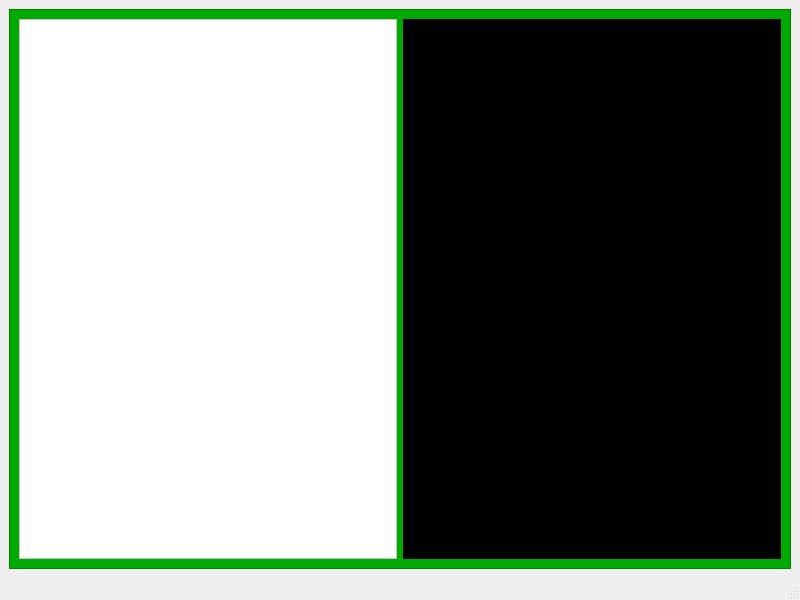
<?xml version="1.0" encoding="UTF-8"?>
<ui version="4.0">
 <class>MainWindow</class>
 <widget class="QMainWindow" name="MainWindow">
  <property name="geometry">
   <rect>
    <x>0</x>
    <y>0</y>
    <width>800</width>
    <height>600</height>
   </rect>
  </property>
  <property name="windowTitle">
   <string>MainWindow</string>
  </property>
  <widget class="QWidget" name="centralwidget">
   <layout class="QHBoxLayout" name="horizontalLayout">
    <item>
     <widget class="QFrame" name="frame">
      <property name="styleSheet">
       <string notr="true">background-color: rgb(0, 170, 0);</string>
      </property>
      <property name="frameShape">
       <enum>QFrame::StyledPanel</enum>
      </property>
      <property name="frameShadow">
       <enum>QFrame::Raised</enum>
      </property>
      <layout class="QHBoxLayout" name="horizontalLayout_2">
       <item>
        <widget class="QFrame" name="frame_2">
         <property name="styleSheet">
          <string notr="true">background-color: rgb(255, 255, 255);</string>
         </property>
         <property name="frameShape">
          <enum>QFrame::StyledPanel</enum>
         </property>
         <property name="frameShadow">
          <enum>QFrame::Raised</enum>
         </property>
         <layout class="QVBoxLayout" name="verticalLayout_3">
          <item>
           <layout class="QVBoxLayout" name="graf01"/>
          </item>
         </layout>
        </widget>
       </item>
       <item>
        <widget class="QFrame" name="frame_3">
         <property name="styleSheet">
          <string notr="true">background-color: rgb(0, 0, 0);</string>
         </property>
         <property name="frameShape">
          <enum>QFrame::StyledPanel</enum>
         </property>
         <property name="frameShadow">
          <enum>QFrame::Raised</enum>
         </property>
         <layout class="QVBoxLayout" name="verticalLayout_4">
          <item>
           <layout class="QVBoxLayout" name="graf02"/>
          </item>
         </layout>
        </widget>
       </item>
      </layout>
     </widget>
    </item>
   </layout>
  </widget>
  <widget class="QStatusBar" name="statusbar"/>
 </widget>
 <resources/>
 <connections/>
</ui>
